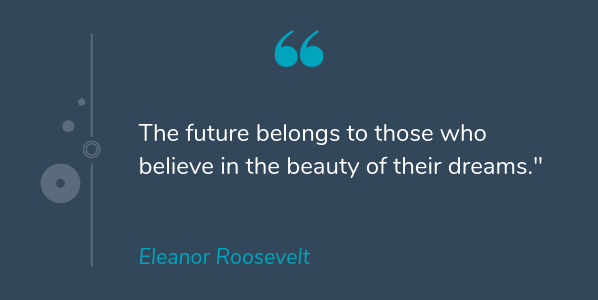
#> input picture Miscellaneous Topics/Image_to_text/data.png, 598 x 300 px, found by its file name
$ python image.py
#> lines starting #> are read from the running program, lines starting #| are printed output that depends on the picture
from PIL import Image

def main():
    try:
        #Relative Path
        img = Image.open("data.png")
#> img is the input picture: PIL image 598x300 P; mean R, G, B 54.4, 75.3, 95

        #Angle given
        img = img.rotate(180)
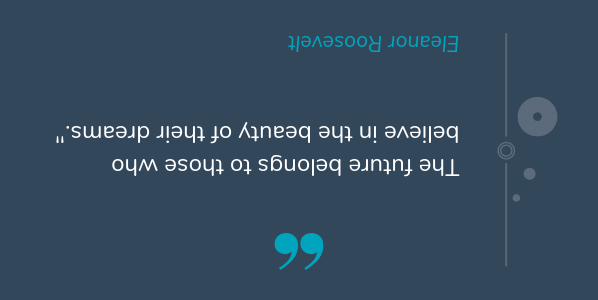
#> img: PIL image 598x300 P; mean R, G, B 54.4, 75.3, 95

        #Saved in the same relative location
        img.save("rotated_picture.png")
    except IOError:
        pass

if __name__ == "__main__":
    main()
